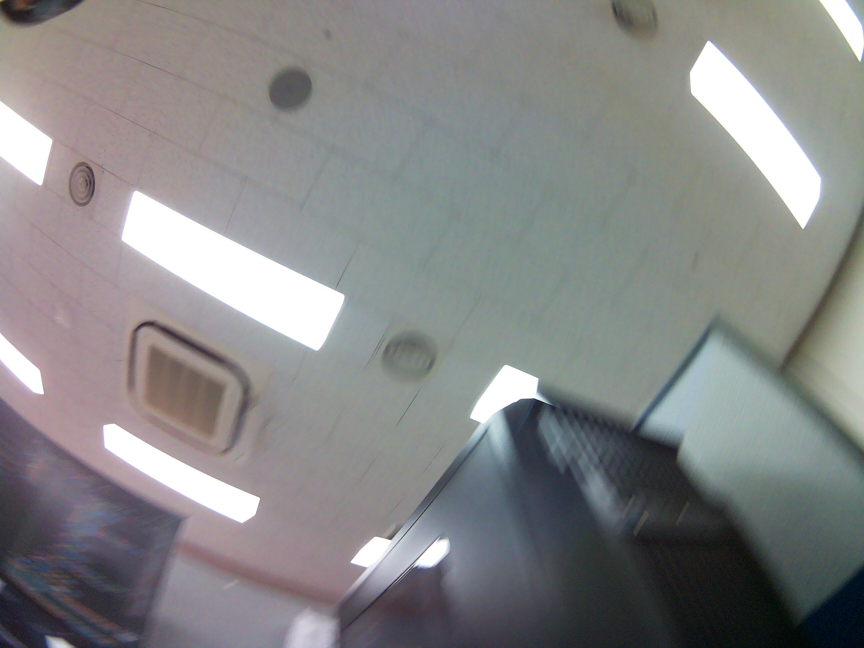
#> input picture captures_gui_20250904_201459/img_t-30_p-165_20250904_201504_650.jpg, 2592 x 1944 px (shown at 1/3 size)
$ python rate_image.py
#> lines starting #> are read from the running program, lines starting #| are printed output that depends on the picture; after the words box and inside, x2 and y2 are one past the last pixel; in counts of white or black regions, pixels touching at a corner belong together
#!/usr/bin/env python3
"""
LED 변화율(Ratio) 이미지 뷰어
- 차분(빼기) 대신 비율(나누기)을 사용하여 밝은 배경 노이즈를 제거
- 공식: (ON 이미지) / (OFF 이미지)
"""

import cv2
import numpy as np
from tkinter import Tk, filedialog
import os
import sys

def nothing(x):
    pass

def load_image_with_hangul(image_path):
    try:
        with open(image_path, 'rb') as f:
            image_array = np.frombuffer(f.read(), dtype=np.uint8)
        img = cv2.imdecode(image_array, cv2.IMREAD_COLOR)
        return img
    except Exception as e:
        print(f"❌ 이미지 로드 실패: {e}")
        return None

def select_two_images():
    print("\n[시스템] 파일 선택창을 엽니다...")
    root = Tk()
    root.withdraw()
    root.attributes('-topmost', True)

    initial_dir = os.path.dirname(os.path.abspath(__file__))

    print(">> 1. LED ON (빛 받은) 이미지를 선택하세요.")
    path_on = filedialog.askopenfilename(
        initialdir=initial_dir, title="1. LED ON 이미지 선택",
        filetypes=(("이미지 파일", "*.jpg *.jpeg *.png *.bmp"), ("모든 파일", "*.*")),
        parent=root
    )
#> the answer given: captures_gui_20250904_201459/img_t-30_p-165_20250904_201504_650.jpg
    if not path_on: root.destroy(); return None, None

    print(">> 2. LED OFF (빛 없는) 이미지를 선택하세요.")
    path_off = filedialog.askopenfilename(
        initialdir=initial_dir, title="2. LED OFF 이미지 선택",
        filetypes=(("이미지 파일", "*.jpg *.jpeg *.png *.bmp"), ("모든 파일", "*.*")),
        parent=root
    )
#> the answer given: captures_gui_20250904_201459/img_t-30_p-180_20250904_201504_207.jpg
    if not path_off: root.destroy(); return None, None

    root.destroy()
    return path_on, path_off

def main():
    while True:
        path_on, path_off = select_two_images()
        if not path_on or not path_off:
            print("프로그램을 종료합니다.")
            break

        img_on = load_image_with_hangul(path_on)
#> in load_image_with_hangul, img is the input picture: shape (1944, 2592, 3); mean B, G, R 134, 133.9, 133.4
        img_off = load_image_with_hangul(path_off)
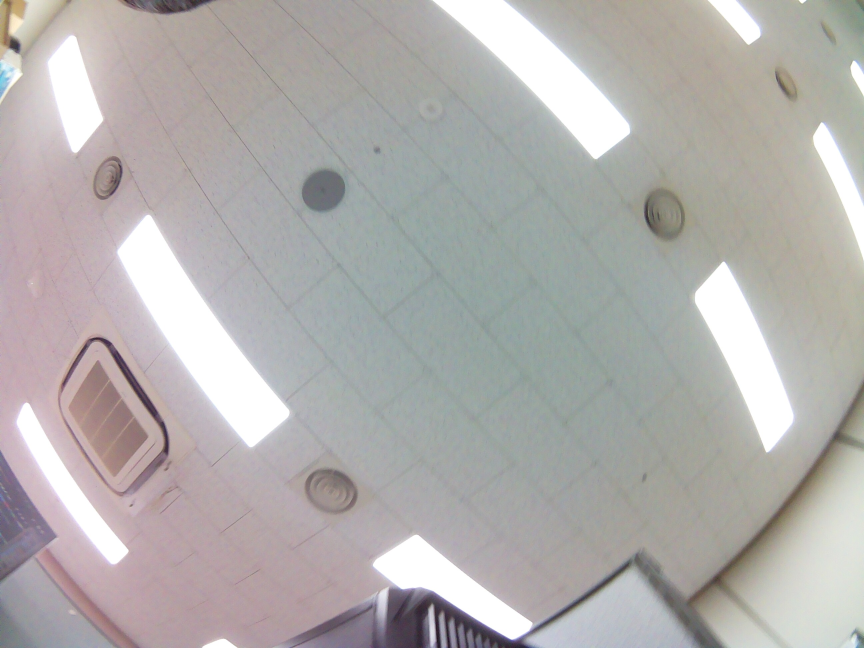
#> input picture captures_gui_20250904_201459/img_t-30_p-180_20250904_201504_207.jpg, 2592 x 1944 px (shown at 1/3 size)
#> in load_image_with_hangul, img is the input picture: shape (1944, 2592, 3); mean B, G, R 173.2, 174.7, 177.7

        if img_on is None or img_off is None: continue

        # 1. 실수형(float)으로 변환 (나눗셈을 위해)
        # 0으로 나누는 것을 방지하기 위해 +1을 더함
        img_on_f = img_on.astype(np.float32) + 1.0
        img_off_f = img_off.astype(np.float32) + 1.0

        # 2. 비율 계산 (ON / OFF)
        # 값이 클수록 '몇 배' 더 밝아졌는지를 의미
        ratio_map = img_on_f / img_off_f
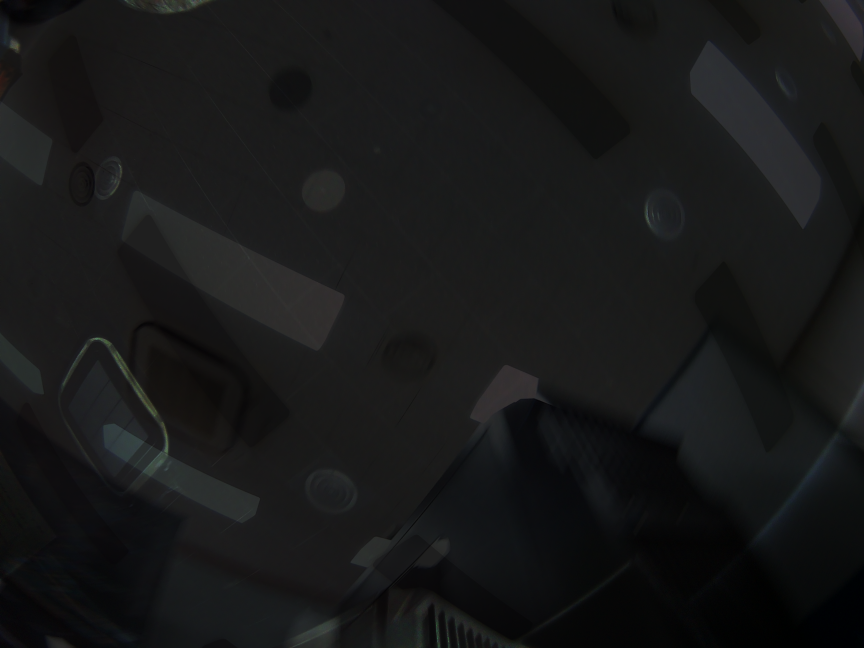
#> ratio_map: shape (1944, 2592, 3) float32 (shown at 1/3 size); mean B, G, R 0.793, 0.786, 0.765; drawn with min black and max white

        # 3. 채널 합치기 (평균 변화율)
        # R, G, B 채널 중 가장 변화가 큰 값을 사용하거나 평균을 사용
        # 여기서는 최대 변화율을 사용 (가장 민감하게)
        ratio_gray = np.max(ratio_map, axis=2)

        # 리사이징
        height, width = ratio_gray.shape[:2]
#> height = 1944; width = 2592
        scale_ratio = 800 / width
#> scale_ratio = 0.309
        new_dim = (800, int(height * scale_ratio))
#> new_dim = (800, 600)
        ratio_resized = cv2.resize(ratio_gray, new_dim)
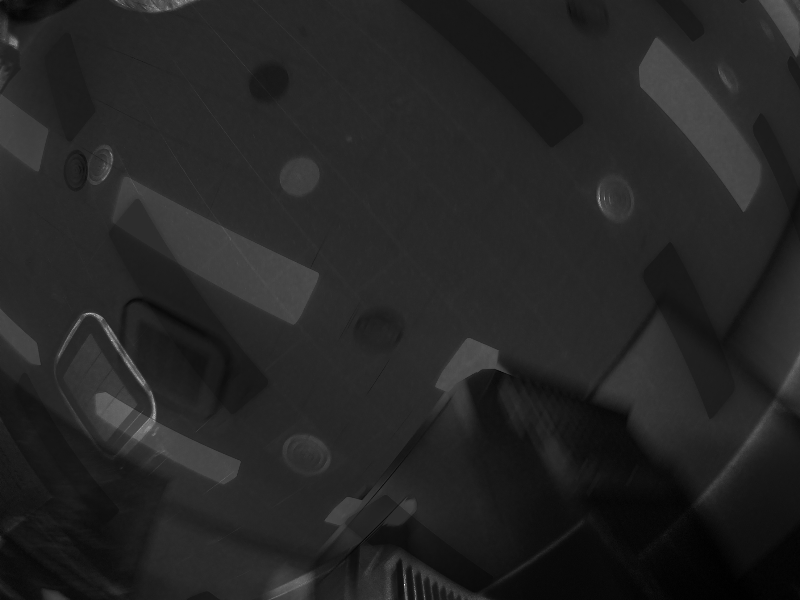
#> ratio_resized: shape (600, 800) float32; min 0.0179, max 5.47, mean 0.815; drawn with min black and max white

        cv2.namedWindow('Ratio Filter')

        # 슬라이더: 최소 배율 (예: 15 -> 1.5배)
        cv2.createTrackbar('Min Ratio (x10)', 'Ratio Filter', 12, 100, nothing)

        # 슬라이더: 시각화 증폭 (화면이 너무 어두우면 올리세요)
        cv2.createTrackbar('View Gain', 'Ratio Filter', 50, 255, nothing)

        print("\n-------------------------------------------")
        print("➗ 변화율(Ratio) 모드")
        print("- Min Ratio: 이 값보다 적게 변한 건 다 무시합니다.")
        print("  (예: 20으로 설정하면 2배 이상 밝아진 것만 표시)")
        print("-------------------------------------------\n")

        while True:
            # 슬라이더 값 읽기 (10을 나누어서 실수로 사용)
            th_val = cv2.getTrackbarPos('Min Ratio (x10)', 'Ratio Filter')
            threshold = th_val / 10.0  # 예: 15 -> 1.5배

            gain = cv2.getTrackbarPos('View Gain', 'Ratio Filter')

            # --- [핵심 로직] ---
            # 변화율이 threshold보다 큰 픽셀만 남김
            mask = (ratio_resized > threshold).astype(np.uint8) * 255
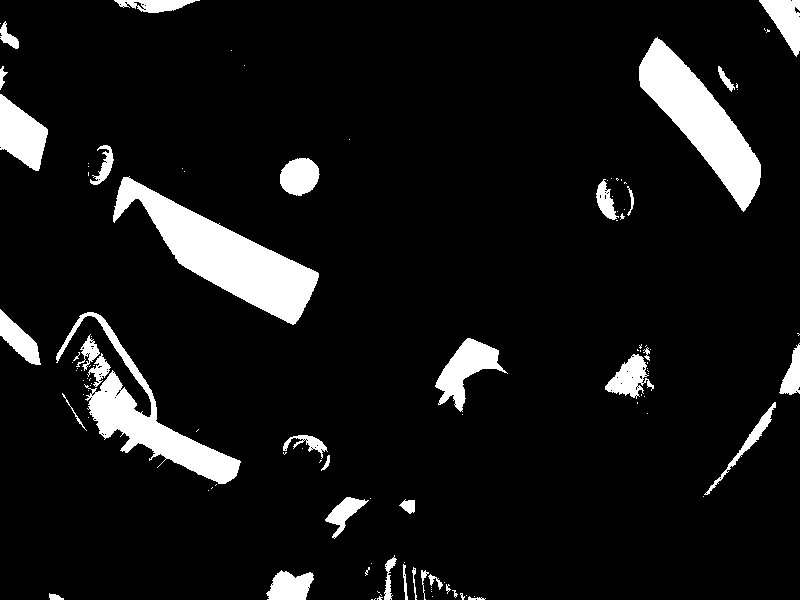
#> mask: shape (600, 800); 8.5% white; 115 white regions (79 under 20 px), largest, box (x1, y1, x2, y2) and area: (113, 176, 319, 325) 10256, (639, 37, 761, 212) 7849, (56, 312, 241, 484) 6504

            # 노이즈 제거
            kernel = np.ones((3,3), np.uint8)
            mask = cv2.erode(mask, kernel, iterations=1)
#> mask: shape (600, 800); 7% white; 60 white regions (34 under 20 px), largest, box (x1, y1, x2, y2) and area: (114, 178, 318, 323) 9501, (640, 39, 760, 210) 7261, (57, 313, 239, 483) 5245
            mask = cv2.dilate(mask, kernel, iterations=2)
#> mask: shape (600, 800); 9.4% white; 41 white regions, largest, box (x1, y1, x2, y2) and area: (112, 176, 320, 325) 11001, (638, 37, 762, 212) 8441, (55, 311, 241, 485) 8173

            # 시각화용 이미지 생성
            # 비율 맵을 눈에 보이게 0~255로 변환 (배경 노이즈랑 구분 쉽게)
            # (ratio - 1.0) * Gain
            display_ratio = (ratio_resized - 1.0) * gain
            display_ratio = np.clip(display_ratio, 0, 255).astype(np.uint8)
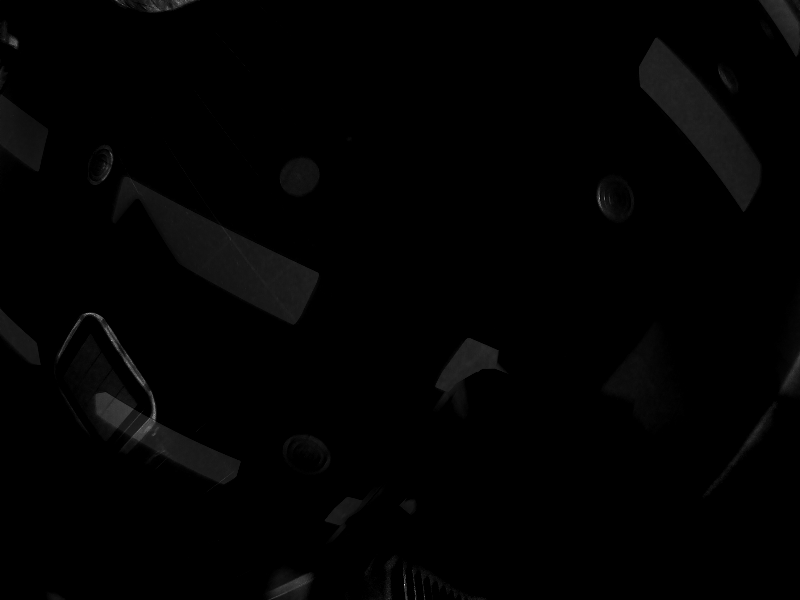
#> display_ratio: shape (600, 800); min 0, max 223, mean 2.3

            # 마스크 적용
            result = cv2.bitwise_and(display_ratio, display_ratio, mask=mask)

            # 컬러 변환 (보기 좋게)
            result_color = cv2.applyColorMap(result, cv2.COLORMAP_JET)
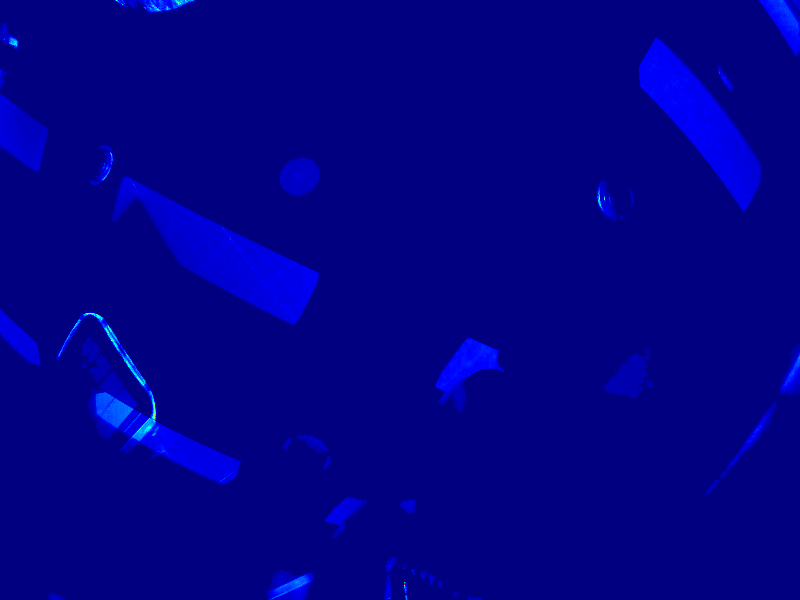
#> result_color: shape (600, 800, 3); mean B, G, R 136, 0.7, 0

            # 마스크가 없는 부분(배경)은 검은색 처리
            result_color[mask == 0] = 0
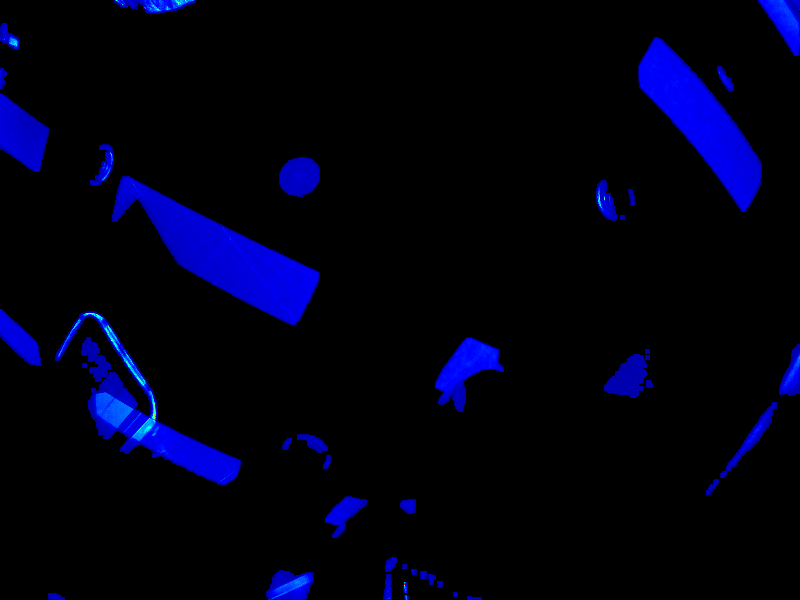
#> result_color: shape (600, 800, 3); mean B, G, R 20, 0.7, 0

            cv2.imshow('Ratio Filter', result_color)

            key = cv2.waitKey(1) & 0xFF
#> (key q is pressed here)
            if key == ord('q') or key == ord('Q'):
                cv2.destroyAllWindows()
                return
            elif key == ord('r') or key == ord('R'):
                break

        cv2.destroyAllWindows()

if __name__ == "__main__":
    main()
